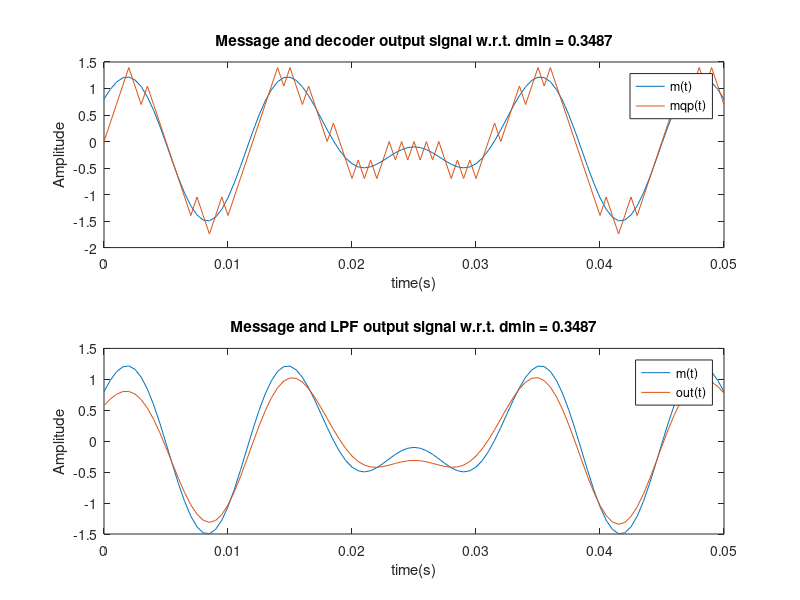
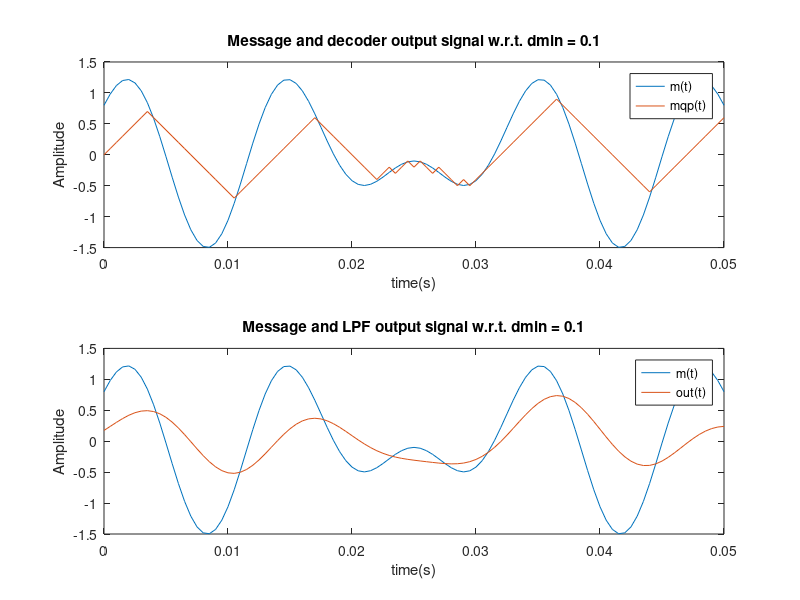
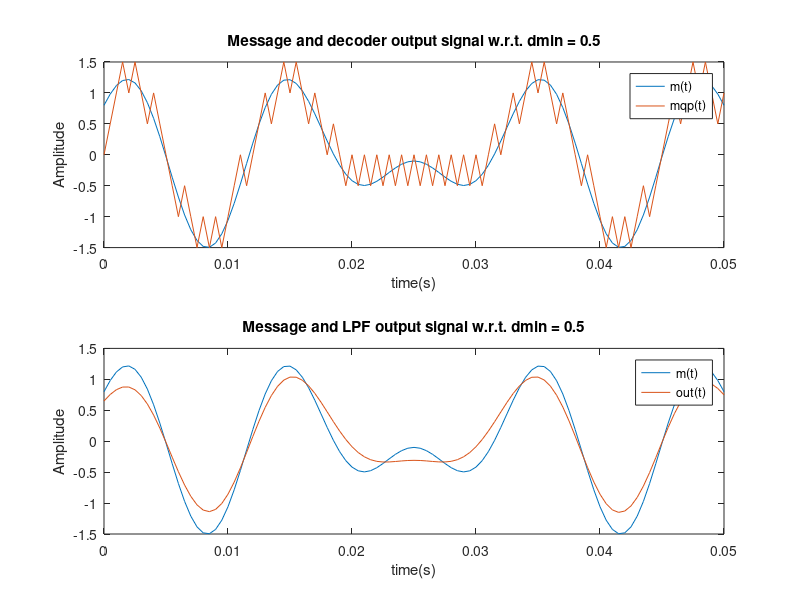

The MATLAB script that drew these images, in order:
clear all; close all; clc;
%% DM_MOD
d = 0.05; fs =2*10^3; f1 = 60; f2 = 90; A1 = 0.8; A2 = 0.7; dt = 1/fs; t = 0:dt:d;
mt = A1*cos(2*pi*f1*t) + A2*sin(2*pi*f2*t);
dmin = (A1*2*pi*f1/fs) + (A2*2*pi*f2/fs);

size_mt = length(mt);
mq = zeros(0,size_mt);
e = zeros(0,size_mt);
eq = zeros(0,size_mt);
encoded = zeros(0,size_mt);
mq(1) = 0;
e(1) = mt(1);

encoded(1) = 0;
for i=1:size_mt-1;
    e(i) = mt(i+1) - mq(i);
    eq(i) = dmin*sign(e(i));
    mq(i+1) = mq(i) + eq(i);

    if eq(i) > 0;
        encoded(i) = 1;
    else 
        encoded(i) = 0;
    end
       
end

size_en = length(encoded);
mqp = zeros(1,size_en);
mqp(1) = 0;

for i=1:size_en;
    if encoded(i) == 0;
        mqp(i+1) = mqp(i) - dmin;
    else
        mqp(i+1) = mqp(i) + dmin;
    end
end

cf = 0.1;
n = 100;
b = fir1(n,cf);
out = conv2(mqp,b,'same');

%{
figure(2)
plot(t,mt);
hold on;
plot(t,out);
hold off;
%}

figure(1)
subplot(211)
plot(t,mt);
hold on;
plot(t,mqp);xlabel("time(s)");ylabel("Amplitude");title("Message and decoder output signal w.r.t. dmin = 0.3487");legend("m(t)","mqp(t)");
hold off;

subplot(212)
plot(t,mt);
hold on;
plot(t,out);xlabel("time(s)");ylabel("Amplitude");title("Message and LPF output signal w.r.t. dmin = 0.3487");legend("m(t)","out(t)");
hold off;



mq(1) = 0;
e(1) = mt(1);
dmin2 = 0.1;
for i=1:size_mt-1;
    e(i) = mt(i+1) - mq(i);
    eq(i) = dmin2*sign(e(i));
    mq(i+1) = mq(i) + eq(i);

    if eq(i)>0
        encoded(i) = 1;
    else 
        encoded(i) = 0;
    end
end

size_en = length(encoded);
mqp = zeros(1,size_en);
mqp(1) = 0;

for i=1:size_en;
    if encoded(i) == 0;
        mqp(i+1) = mqp(i) - dmin2;
    else
        mqp(i+1) = mqp(i) + dmin2;
    end
end

cf = 0.1;
n = 100;
b = fir1(n,cf);
out = conv2(mqp,b,'same');

figure(2)
subplot(211)
plot(t,mt);
hold on;
plot(t,mqp);xlabel("time(s)");ylabel("Amplitude");title("Message and decoder output signal w.r.t. dmin = 0.1");legend("m(t)","mqp(t)");
hold off;

subplot(212)
plot(t,mt);
hold on;
plot(t,out);xlabel("time(s)");ylabel("Amplitude");title("Message and LPF output signal w.r.t. dmin = 0.1");legend("m(t)","out(t)");
hold off;

mq(1) = 0;
e(1) = mt(1);
dmin3 = 0.5;
for i=1:size_mt-1;
    e(i) = mt(i+1) - mq(i);
    eq(i) = dmin3*sign(e(i));
    mq(i+1) = mq(i) + eq(i);

    if eq(i)>0
        encoded(i) = 1;
    else 
        encoded(i) = 0;
    end
end

size_en = length(encoded);
mqp = zeros(1,size_en);
mqp(1) = 0;

for i=1:size_en;
    if encoded(i) == 0;
        mqp(i+1) = mqp(i) - dmin3;
    else
        mqp(i+1) = mqp(i) + dmin3;
    end
end

cf = 0.1;
n = 100;
b = fir1(n,cf);
out = conv2(mqp,b,'same');

figure(3)
subplot(211)
plot(t,mt);
hold on;
plot(t,mqp);xlabel("time(s)");ylabel("Amplitude");title("Message and decoder output signal w.r.t. dmin = 0.5");legend("m(t)","mqp(t)");
hold off;

subplot(212)
plot(t,mt);
hold on;
plot(t,out);xlabel("time(s)");ylabel("Amplitude");title("Message and LPF output signal w.r.t. dmin = 0.5");legend("m(t)","out(t)");
hold off;












